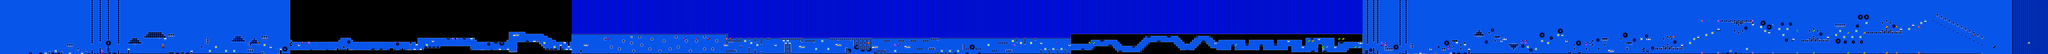

This game map was drawn from its Tiled (.tmx) file and the tilesets committed beside it. A one-line description and the trimmed map source follow:
An orthogonal 1010x27 tile map with 16x16 px tiles, 2 tile layers (SP, ...), 2 tilesets.

<map version="1.10" tiledversion="1.10.1" orientation="orthogonal" renderorder="right-down" width="1010" height="27" tilewidth="16" tileheight="16" infinite="0" nextlayerid="3" nextobjectid="1">
 <editorsettings>
  <chunksize width="16" height="27" />
  <export target="clutterfunk.csv" format="csv" />
 </editorsettings>
 <tileset firstgid="1" name="famidash" tilewidth="16" tileheight="16" tilecount="256" columns="16">
  <image source="../../GRAPHICS/famidash.bmp" width="256" height="256" />
 </tileset>
 <tileset firstgid="257" name="sprites" tilewidth="16" tileheight="16" tilecount="256" columns="16">
  <image source="../../GRAPHICS/sprites.png" width="256" height="256" />
 </tileset>
 <layer id="1" width="1010" height="27">
  <data>[27270 cells, 27270 non-empty, 77 distinct tile ids]</data>
 </layer>
 <layer id="2" name="SP" width="1010" height="27">
  <data>[27270 cells, 215 non-empty, 50 distinct tile ids]</data>
 </layer>
</map>
